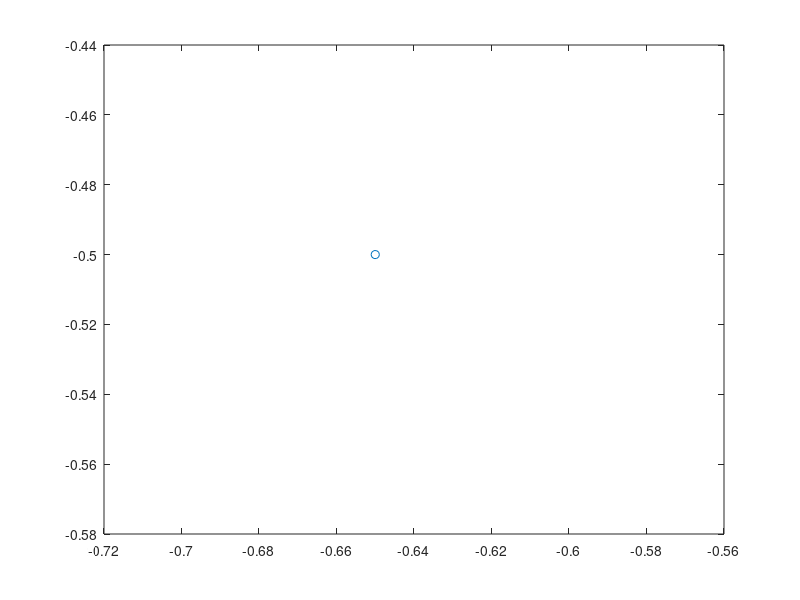

MATLAB code to generate this figure: (Note: this script raises an error after producing the figure.)

% r = [1;-1];
% f = x.*y-x.^2-y.^2-2.*x-2.*y+4;

% plots a ascent
r = [-0.65;-0.5];
[x,y] = meshgrid(-3:.01:1, -3:.01:1);
f = x.*y-x.^2-y.^2-2.*x-2.*y+4;
% contour(x,y,f)
% hold on;
plot(r(1), r(2),'o')
hold on
% performs an ascent, locking function
% in order to make it a descent, go the opposite way!

% setup a publisher
% pub = rospublisher('/raw_vel');
% message = rosmessage(pub);   

% find our gradient and scale
% [gx,gy] = gradient(f);
% grad = 100 .* [-gx(round(r(2),2)*100+301, round(r(1),2)*100+301);
%                -gy(round(r(2),2)*100+301, round(r(1),2)*100+301)];
xp = round(r(2),2)*100+301;
yp = round(r(1),2)*100+301;
[gx, gy] = gradGenerator(xp, yp);
grad = 100 .* [gx; gy];
lambda = .25; % feet
delta = .99; % current delta
tolerance = 10; % gradient norm tolerance
orientation = [0;1]; %initial orientation

% calculate current angle change necessary
angle = acos(dot(orientation, grad)./norm(grad));
orientation = grad./norm(grad);

% perform initial rotation
time = 2*angle/(pi / 2);
% message.Data = [-.1,.1];
% send(pub, message);
% pause(time);
% message.Data = [0,0];
% send(pub,message);

% stop when the norm of the gradient is greater than tolerance
norm(grad)

while norm(grad) > tolerance
    norm(grad)
    %move distance lambda along gradient
    time = (lambda/3.281)/0.1;
%     message.Data = [.1,.1];
%     send(pub, message);
%     pause(time);
%     message.Data = [0,0];
%     send(pub,message);
    
    %calculate new position
    r = r + lambda*grad./norm(grad);
    
    %calculate new lamba
    lambda = lambda*delta;
    
    %find gradient at new position
    grad = 100.*[gx(round(r(2),2)*100+301, round(r(1),2)*100+301);
    gy(round(r(2),2)*100+301, round(r(1),2)*100+301)];

    %calculate angle between orientation and gradient
    angle = acos(dot(orientation, grad)./norm(grad));
    orientation = grad./norm(grad);
    
    %rotate said angle
    time = 2*angle/1.5748;
%     message.Data = [-.1,.1];
%     send(pub, message);
    pause(time);
%     message.Data = [0,0];
%     send(pub,message);
    plot(r(1), r(2),'o')
end

% stop moving, we're done!
% message.Data = [0,0];
% send(pub,message);